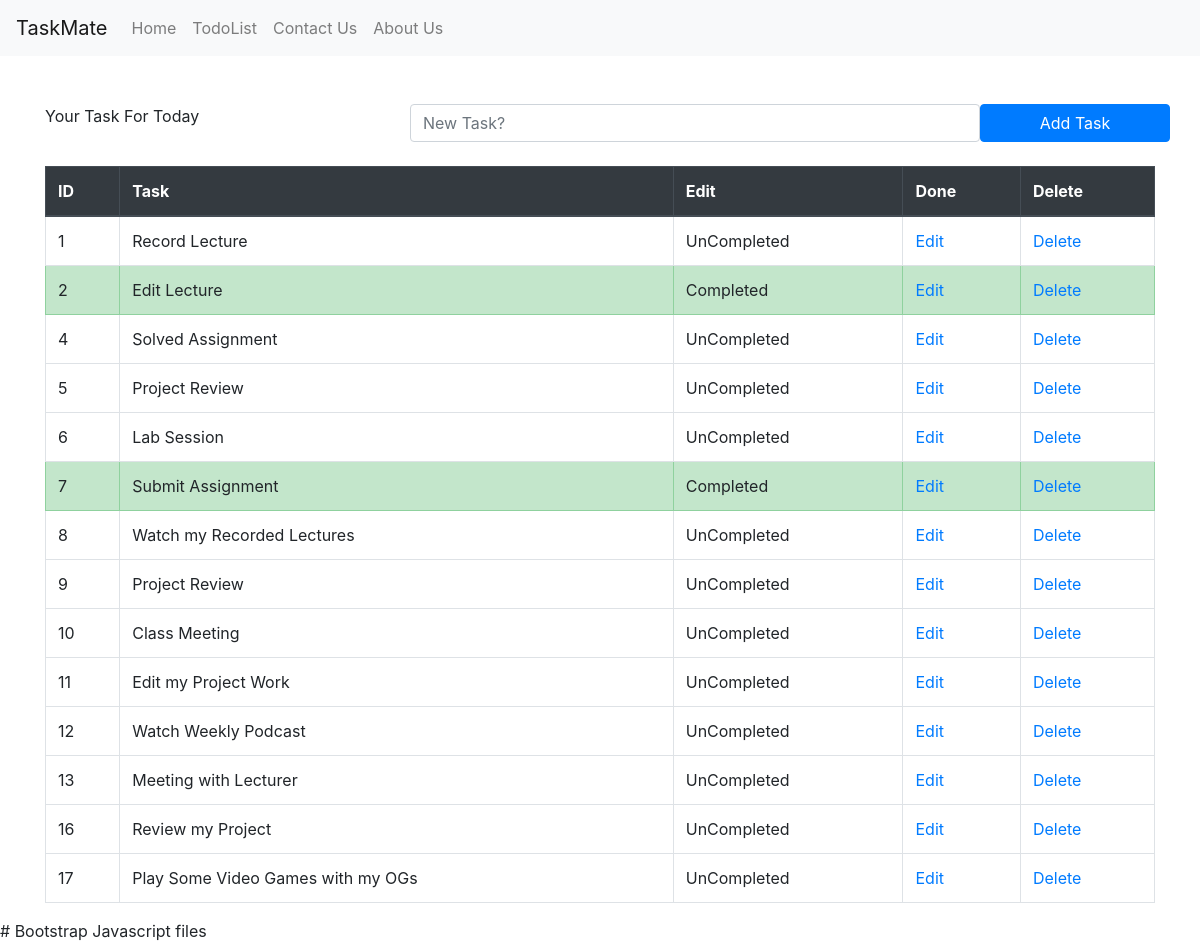
/todolist/, run on the app's committed database.
### todolist/models.py (models this page shows, shortened)
class Todolist(models.Model):
    task = models.CharField(max_length = 300)
    done = models.BooleanField(default=False)

### todolist/views.py (the view)
# urls.py: path('todolist/', include('todolist.urls')),
def todolist(request):
    if request.method == "POST":
        form = TodoForms(request.POST or None)
        if form.is_valid():
            form.save()
        messages.success(request, ("New Task"))
        return redirect('todolist')
    else:
        all_tasks = Todolist.objects.all
        return render(request, 'todolist.html', {'all_tasks':all_tasks})

### todolist/templates/todolist.html (shortened to what this page needs)
      {% extends 'base.html' %}
      {% block content %}
        <div class = 'container'>
          <form method="POST" class="row">
              <label class="col-lg-4"> Your Task For Today </label>
                <input type="text" class="form-control col-lg-6"  name="task" placeholder="New Task?">
              <button type="submit" class="btn btn-primary col-lg-2"">Add Task</button>
          </form>
              <table class="table table-bordered" >
                <thead class="thead-dark">
                  <tr>
                    <th scope="col">ID</th>
                    <th scope="col">Task</th>
                    <th scope="col">Edit</th>
                    <th scope="col">Done</th>
                    <th scope="col">Delete</th>
                  </tr>
                </thead>
                <tbody>
                {% if all_tasks %}
                  {% for obj in all_tasks %}
                            {% if obj.done %}
                                <tr class="table-success">
                                <td> {{ obj.id }} </th>
                                <td> {{ obj.task }}</th>
                                <td>Completed</td>
                                <td><a href = "{% url 'edit_task' obj.id %}">Edit </a></td>
                                <td> <a href = "{% url 'delete_task' obj.id %}">Delete </a></td>
                            {% else %}
                                <td> {{ obj.id }} </td>
                                <td> {{ obj.task }}</th>
                                <td>UnCompleted</td>
                                <td><a href = "{% url 'edit_task' obj.id %}">Edit </a></td>
                                <td > <a href = "{% url 'delete_task' obj.id %}"> Delete </a></td>
                            {% endif %}
                        </tr>
                  {% endfor %}
            {% endif %}
                </tbody>
                    </table>
              </div>
            {% endblock content %}

### templates/base.html (shortened to what this page needs)
<!doctype html>
<html lang="en">
  <head>
    <link rel="stylesheet" href="https://stackpath.bootstrapcdn.com/bootstrap/4.4.1/css/bootstrap.min.css">
        <nav class="navbar navbar-expand-lg navbar-light bg-light">
                <a class="navbar-brand" href="#">TaskMate</a>
                <div class="collapse navbar-collapse" id="navbarNavAltMarkup">
                  <div class="navbar-nav">
                    <a class="nav-item nav-link" href="{% url 'home_td' %}">Home </a>
                    <a class="nav-item nav-link" href="{% url 'todolist' %}">TodoList</a>
                    <a class="nav-item nav-link" href="{% url 'contact_td' %}">Contact Us</a>
                    <a class="nav-item nav-link" href="{% url 'about_td' %}">About Us</a>
                  </div>
                </div>
        </nav>
  </head>
  <body>
    {% block content %}
    {% endblock content %}
# Bootstrap Javascript files
  </body>
</html>

### data on the page
Todolist: id "1", task "Record Lecture"
Todolist: id "2", task "Edit Lecture"
Todolist: id "4", task "Solved Assignment"
Todolist: id "5", task "Project Review"
Todolist: id "6", task "Lab Session"
Todolist: id "7", task "Submit Assignment"
Todolist: id "8", task "Watch my Recorded Lectures"
Todolist: id "9", task "Project Review"
Todolist: id "10", task "Class Meeting"
Todolist: id "11", task "Edit my Project Work"
Todolist: id "12", task "Watch Weekly Podcast"
Todolist: id "13", task "Meeting with Lecturer"
Todolist: id "16", task "Review my Project"
Todolist: id "17", task "Play Some Video Games with my OGs"
